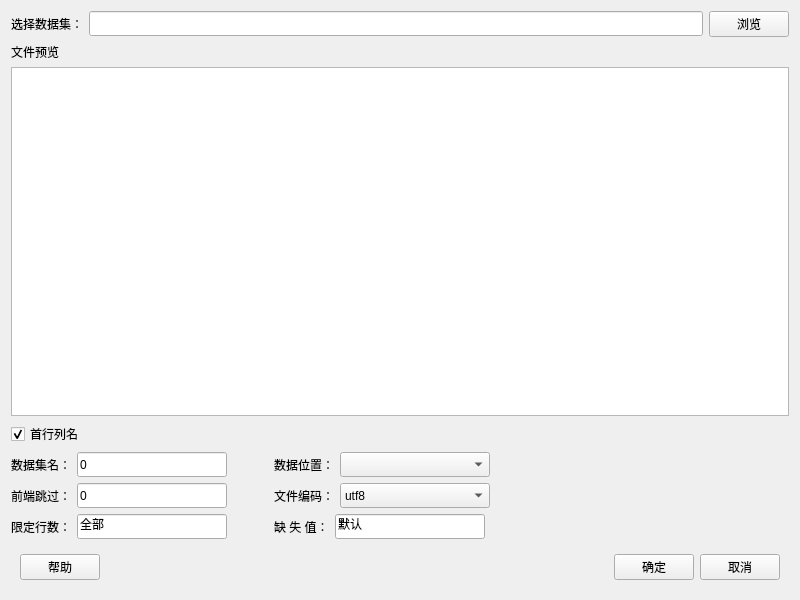
<?xml version="1.0" encoding="UTF-8"?>
<ui version="4.0">
 <class>Form</class>
 <widget class="QWidget" name="Form">
  <property name="geometry">
   <rect>
    <x>0</x>
    <y>0</y>
    <width>800</width>
    <height>600</height>
   </rect>
  </property>
  <property name="minimumSize">
   <size>
    <width>800</width>
    <height>600</height>
   </size>
  </property>
  <property name="maximumSize">
   <size>
    <width>16777215</width>
    <height>16777215</height>
   </size>
  </property>
  <property name="windowTitle">
   <string>导入EXCEL数据</string>
  </property>
  <layout class="QVBoxLayout" name="verticalLayout_3">
   <item>
    <layout class="QHBoxLayout" name="horizontalLayout">
     <item>
      <widget class="QLabel" name="label_8">
       <property name="minimumSize">
        <size>
         <width>0</width>
         <height>25</height>
        </size>
       </property>
       <property name="text">
        <string>选择数据集：</string>
       </property>
      </widget>
     </item>
     <item>
      <widget class="QLineEdit" name="lineEdit_filePath">
       <property name="minimumSize">
        <size>
         <width>0</width>
         <height>25</height>
        </size>
       </property>
      </widget>
     </item>
     <item>
      <widget class="QPushButton" name="pushButton_choosefile">
       <property name="minimumSize">
        <size>
         <width>0</width>
         <height>25</height>
        </size>
       </property>
       <property name="text">
        <string>浏览</string>
       </property>
      </widget>
     </item>
    </layout>
   </item>
   <item>
    <widget class="QLabel" name="label">
     <property name="text">
      <string>文件预览</string>
     </property>
    </widget>
   </item>
   <item>
    <widget class="QTableWidget" name="tableWidget_previewData"/>
   </item>
   <item>
    <layout class="QHBoxLayout" name="horizontalLayout_11">
     <item>
      <widget class="QCheckBox" name="checkBox_ifColumns">
       <property name="text">
        <string>首行列名</string>
       </property>
       <property name="checked">
        <bool>true</bool>
       </property>
      </widget>
     </item>
     <item>
      <spacer name="horizontalSpacer_10">
       <property name="orientation">
        <enum>Qt::Horizontal</enum>
       </property>
       <property name="sizeHint" stdset="0">
        <size>
         <width>37</width>
         <height>22</height>
        </size>
       </property>
      </spacer>
     </item>
    </layout>
   </item>
   <item>
    <layout class="QHBoxLayout" name="horizontalLayout_9">
     <item>
      <layout class="QVBoxLayout" name="verticalLayout">
       <item>
        <layout class="QHBoxLayout" name="horizontalLayout_2">
         <item>
          <widget class="QLabel" name="label_9">
           <property name="minimumSize">
            <size>
             <width>0</width>
             <height>25</height>
            </size>
           </property>
           <property name="text">
            <string>数据集名：</string>
           </property>
          </widget>
         </item>
         <item>
          <widget class="QLineEdit" name="lineEdit_datasetName">
           <property name="minimumSize">
            <size>
             <width>150</width>
             <height>25</height>
            </size>
           </property>
           <property name="maximumSize">
            <size>
             <width>150</width>
             <height>16777215</height>
            </size>
           </property>
           <property name="text">
            <string>0</string>
           </property>
          </widget>
         </item>
         <item>
          <spacer name="horizontalSpacer_7">
           <property name="orientation">
            <enum>Qt::Horizontal</enum>
           </property>
           <property name="sizeHint" stdset="0">
            <size>
             <width>40</width>
             <height>20</height>
            </size>
           </property>
          </spacer>
         </item>
        </layout>
       </item>
       <item>
        <layout class="QHBoxLayout" name="horizontalLayout_3">
         <item>
          <widget class="QLabel" name="label_3">
           <property name="minimumSize">
            <size>
             <width>0</width>
             <height>25</height>
            </size>
           </property>
           <property name="text">
            <string>前端跳过：</string>
           </property>
          </widget>
         </item>
         <item>
          <widget class="QLineEdit" name="lineEdit_passHead">
           <property name="minimumSize">
            <size>
             <width>150</width>
             <height>25</height>
            </size>
           </property>
           <property name="maximumSize">
            <size>
             <width>150</width>
             <height>16777215</height>
            </size>
           </property>
           <property name="text">
            <string>0</string>
           </property>
          </widget>
         </item>
         <item>
          <spacer name="horizontalSpacer_8">
           <property name="orientation">
            <enum>Qt::Horizontal</enum>
           </property>
           <property name="sizeHint" stdset="0">
            <size>
             <width>40</width>
             <height>20</height>
            </size>
           </property>
          </spacer>
         </item>
        </layout>
       </item>
       <item>
        <layout class="QHBoxLayout" name="horizontalLayout_4">
         <item>
          <widget class="QLabel" name="label_4">
           <property name="minimumSize">
            <size>
             <width>0</width>
             <height>25</height>
            </size>
           </property>
           <property name="text">
            <string>限定行数：</string>
           </property>
          </widget>
         </item>
         <item>
          <widget class="QLineEdit" name="lineEdit_limitRow">
           <property name="minimumSize">
            <size>
             <width>150</width>
             <height>25</height>
            </size>
           </property>
           <property name="maximumSize">
            <size>
             <width>150</width>
             <height>16777215</height>
            </size>
           </property>
           <property name="text">
            <string>全部</string>
           </property>
          </widget>
         </item>
         <item>
          <spacer name="horizontalSpacer_9">
           <property name="orientation">
            <enum>Qt::Horizontal</enum>
           </property>
           <property name="sizeHint" stdset="0">
            <size>
             <width>40</width>
             <height>20</height>
            </size>
           </property>
          </spacer>
         </item>
        </layout>
       </item>
      </layout>
     </item>
     <item>
      <layout class="QVBoxLayout" name="verticalLayout_2">
       <item>
        <layout class="QHBoxLayout" name="horizontalLayout_5">
         <item>
          <widget class="QLabel" name="label_6">
           <property name="minimumSize">
            <size>
             <width>0</width>
             <height>25</height>
            </size>
           </property>
           <property name="text">
            <string>数据位置：</string>
           </property>
          </widget>
         </item>
         <item>
          <widget class="QComboBox" name="comboBox_sheet">
           <property name="minimumSize">
            <size>
             <width>150</width>
             <height>25</height>
            </size>
           </property>
           <property name="maximumSize">
            <size>
             <width>100</width>
             <height>16777215</height>
            </size>
           </property>
          </widget>
         </item>
         <item>
          <spacer name="horizontalSpacer_3">
           <property name="orientation">
            <enum>Qt::Horizontal</enum>
           </property>
           <property name="sizeHint" stdset="0">
            <size>
             <width>40</width>
             <height>20</height>
            </size>
           </property>
          </spacer>
         </item>
        </layout>
       </item>
       <item>
        <layout class="QHBoxLayout" name="horizontalLayout_6">
         <item>
          <widget class="QLabel" name="label_5">
           <property name="minimumSize">
            <size>
             <width>0</width>
             <height>25</height>
            </size>
           </property>
           <property name="text">
            <string>文件编码：</string>
           </property>
          </widget>
         </item>
         <item>
          <widget class="QComboBox" name="comboBox_encode">
           <property name="minimumSize">
            <size>
             <width>150</width>
             <height>25</height>
            </size>
           </property>
           <property name="maximumSize">
            <size>
             <width>100</width>
             <height>16777215</height>
            </size>
           </property>
           <item>
            <property name="text">
             <string>utf8</string>
            </property>
           </item>
           <item>
            <property name="text">
             <string>gb2312</string>
            </property>
           </item>
           <item>
            <property name="text">
             <string>gbk</string>
            </property>
           </item>
           <item>
            <property name="text">
             <string>ascii</string>
            </property>
           </item>
          </widget>
         </item>
         <item>
          <spacer name="horizontalSpacer_4">
           <property name="orientation">
            <enum>Qt::Horizontal</enum>
           </property>
           <property name="sizeHint" stdset="0">
            <size>
             <width>40</width>
             <height>20</height>
            </size>
           </property>
          </spacer>
         </item>
        </layout>
       </item>
       <item>
        <layout class="QHBoxLayout" name="horizontalLayout_7">
         <item>
          <widget class="QLabel" name="label_7">
           <property name="minimumSize">
            <size>
             <width>0</width>
             <height>25</height>
            </size>
           </property>
           <property name="text">
            <string>缺 失 值：</string>
           </property>
          </widget>
         </item>
         <item>
          <widget class="QLineEdit" name="lineEdit_missValue">
           <property name="minimumSize">
            <size>
             <width>150</width>
             <height>25</height>
            </size>
           </property>
           <property name="maximumSize">
            <size>
             <width>150</width>
             <height>16777215</height>
            </size>
           </property>
           <property name="text">
            <string>默认</string>
           </property>
          </widget>
         </item>
         <item>
          <spacer name="horizontalSpacer_5">
           <property name="orientation">
            <enum>Qt::Horizontal</enum>
           </property>
           <property name="sizeHint" stdset="0">
            <size>
             <width>40</width>
             <height>20</height>
            </size>
           </property>
          </spacer>
         </item>
        </layout>
       </item>
      </layout>
     </item>
     <item>
      <spacer name="horizontalSpacer">
       <property name="orientation">
        <enum>Qt::Horizontal</enum>
       </property>
       <property name="sizeHint" stdset="0">
        <size>
         <width>40</width>
         <height>20</height>
        </size>
       </property>
      </spacer>
     </item>
    </layout>
   </item>
   <item>
    <widget class="QWidget" name="widget" native="true">
     <property name="minimumSize">
      <size>
       <width>50</width>
       <height>0</height>
      </size>
     </property>
     <property name="maximumSize">
      <size>
       <width>16777215</width>
       <height>16777215</height>
      </size>
     </property>
     <layout class="QHBoxLayout" name="horizontalLayout_10">
      <item>
       <layout class="QHBoxLayout" name="horizontalLayout_8">
        <item>
         <widget class="QPushButton" name="pushButton_ok_2">
          <property name="minimumSize">
           <size>
            <width>0</width>
            <height>25</height>
           </size>
          </property>
          <property name="text">
           <string>帮助</string>
          </property>
         </widget>
        </item>
        <item>
         <spacer name="horizontalSpacer_2">
          <property name="orientation">
           <enum>Qt::Horizontal</enum>
          </property>
          <property name="sizeHint" stdset="0">
           <size>
            <width>40</width>
            <height>20</height>
           </size>
          </property>
         </spacer>
        </item>
        <item>
         <widget class="QPushButton" name="pushButton_ok">
          <property name="minimumSize">
           <size>
            <width>0</width>
            <height>25</height>
           </size>
          </property>
          <property name="text">
           <string>确定</string>
          </property>
         </widget>
        </item>
        <item>
         <widget class="QPushButton" name="pushButton_cancel">
          <property name="minimumSize">
           <size>
            <width>0</width>
            <height>25</height>
           </size>
          </property>
          <property name="text">
           <string>取消</string>
          </property>
         </widget>
        </item>
       </layout>
      </item>
     </layout>
    </widget>
   </item>
  </layout>
 </widget>
 <resources>
  <include location="../pyqtsource.qrc"/>
 </resources>
 <connections/>
</ui>
